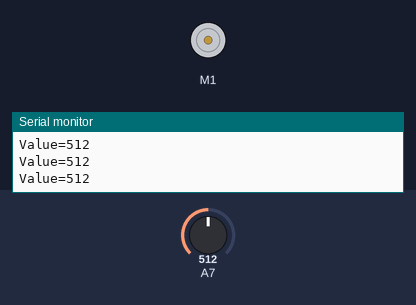
Bench run of a sketch on a simulated Arduino Uno, built with avr-gcc and run on an emulated ATmega328P. Parts: DC motor (green arrow = forward, orange = backward, longer = faster), the last lines printed to the serial monitor. The inputs (shaded band) are chosen by the test bench; at power-on: A7 = 512.

Above: at 1.2 s.
1.3 s: A7 set to 537
2.8 s: A7 set to 565
At 3.4 s:
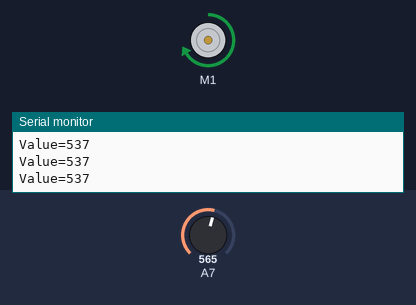
5.8 s: A7 set to 540
At 7.7 s:
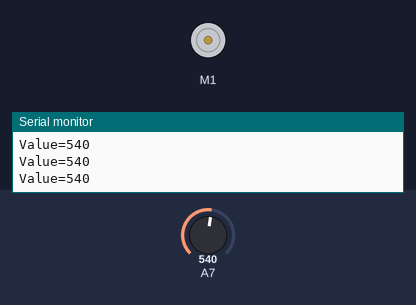
Timing chart, 0 to 9.2 s (numbered marks = the images above; inputs shaded):
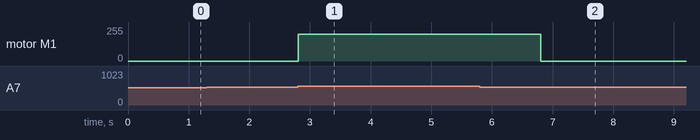

The sketch:

sketch_may19b.ino
```cpp
#include <SoftwareSerial.h>
#include <Wire.h>
#include "MeOrion.h"
MeDCMotor motorl(M1);
uint8_t motorSpeed=200;
MeSoundSensor mySound(PORT_6);


void setup() {
  Serial.begin(9600);

}

void loop() {
  Serial.print("Value=");
  Serial.println(mySound.strength() );
  if (mySound.strength()>550){
    motorl.run(motorSpeed);
    delay(2000);
    motorl.run(0);

  }
}
```

Measured:
- the behaviour switches between 550 and 551 on A7 (found by bisection; images 0 and 1)
- after the input at 2.8 s, motor M1: stopped → forward 200/255 at once
- after the input at 5.8 s, motor M1: forward 200/255 → stopped after 1.0 s
